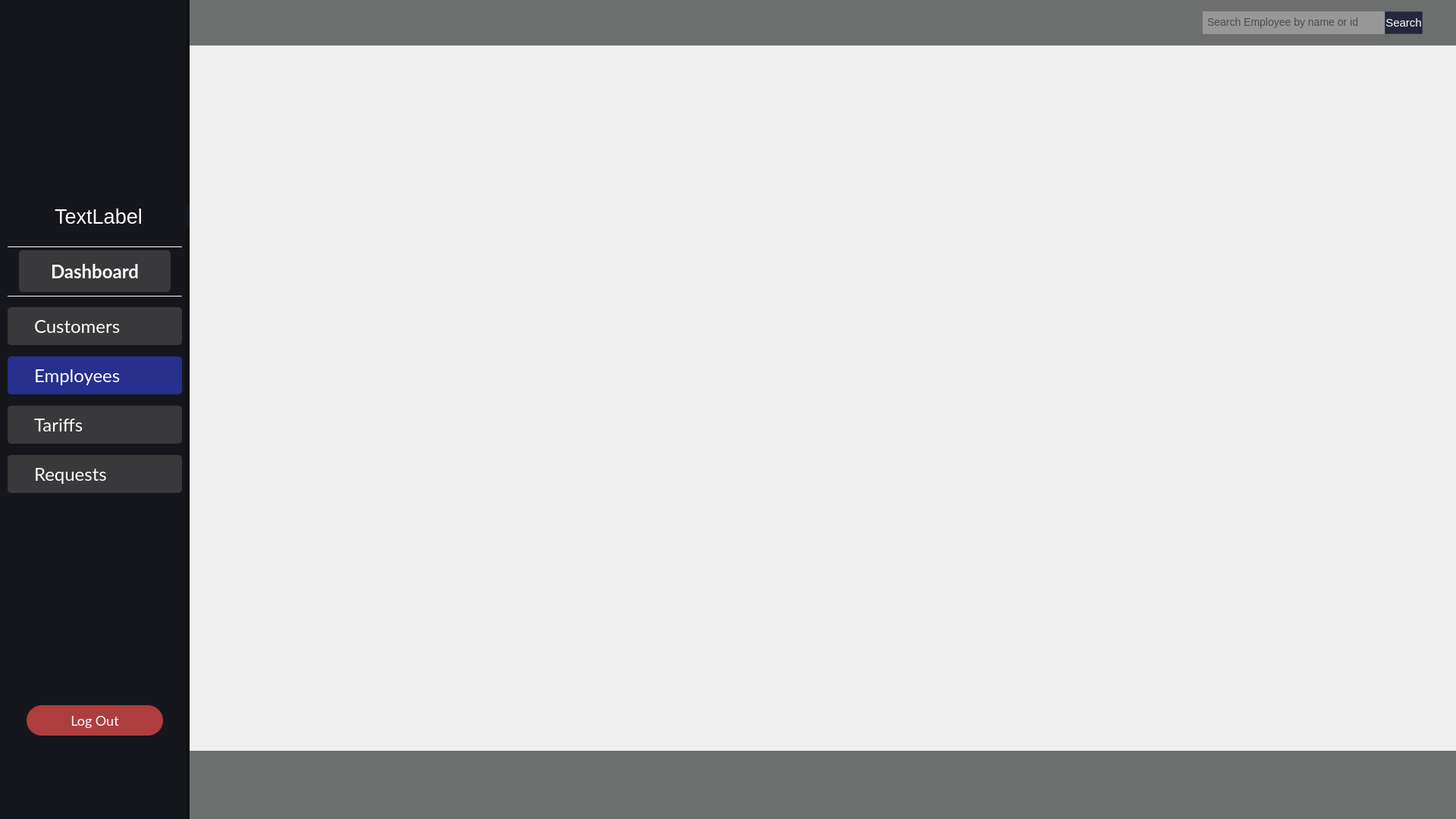
<?xml version="1.0" encoding="UTF-8"?>
<ui version="4.0">
 <class>EmployeesPage</class>
 <widget class="QWidget" name="EmployeesPage">
  <property name="geometry">
   <rect>
    <x>0</x>
    <y>0</y>
    <width>1920</width>
    <height>1080</height>
   </rect>
  </property>
  <property name="windowTitle">
   <string>Form</string>
  </property>
  <property name="styleSheet">
   <string notr="true"/>
  </property>
  <widget class="Line" name="line_2">
   <property name="geometry">
    <rect>
     <x>10</x>
     <y>325</y>
     <width>230</width>
     <height>1</height>
    </rect>
   </property>
   <property name="styleSheet">
    <string notr="true">background-color:white;</string>
   </property>
   <property name="orientation">
    <enum>Qt::Orientation::Horizontal</enum>
   </property>
  </widget>
  <widget class="QWidget" name="side_bar_menu" native="true">
   <property name="geometry">
    <rect>
     <x>0</x>
     <y>0</y>
     <width>250</width>
     <height>1080</height>
    </rect>
   </property>
   <property name="sizePolicy">
    <sizepolicy hsizetype="Expanding" vsizetype="Expanding">
     <horstretch>0</horstretch>
     <verstretch>0</verstretch>
    </sizepolicy>
   </property>
   <property name="styleSheet">
    <string notr="true">border-right: 5px solid rgba(0, 0, 0, 0.3);
background-color:#16171C;</string>
   </property>
   <widget class="QLabel" name="side_menu_logo_2">
    <property name="geometry">
     <rect>
      <x>55</x>
      <y>70</y>
      <width>140</width>
      <height>140</height>
     </rect>
    </property>
    <property name="styleSheet">
     <string notr="true">background: url(&quot;./img/operator.png&quot;);
border:none;</string>
    </property>
    <property name="text">
     <string/>
    </property>
    <property name="scaledContents">
     <bool>true</bool>
    </property>
   </widget>
   <widget class="QPushButton" name="dashboard_btn">
    <property name="geometry">
     <rect>
      <x>25</x>
      <y>330</y>
      <width>200</width>
      <height>55</height>
     </rect>
    </property>
    <property name="font">
     <font>
      <family>Lato</family>
      <pointsize>-1</pointsize>
      <italic>false</italic>
      <bold>true</bold>
     </font>
    </property>
    <property name="styleSheet">
     <string notr="true">QPushButton {
    font-family: Lato;
    border-radius: 5px;
	border:none;
    background-color:rgba(80, 80, 80, 0.6);
    font-size: 24px;
    color: white;
    text-align: center;
}

QPushButton:hover {
    background-color: rgba(87, 91, 129, 1);
}
</string>
    </property>
    <property name="text">
     <string>Dashboard</string>
    </property>
    <property name="icon">
     <iconset>
      <normaloff>build/Desktop_Qt_6_8_2_MinGW_64_bit-Debug/img/dashboards.png</normaloff>build/Desktop_Qt_6_8_2_MinGW_64_bit-Debug/img/dashboards.png</iconset>
    </property>
    <property name="iconSize">
     <size>
      <width>30</width>
      <height>30</height>
     </size>
    </property>
    <property name="autoExclusive">
     <bool>false</bool>
    </property>
    <property name="flat">
     <bool>false</bool>
    </property>
   </widget>
   <widget class="QPushButton" name="customers_btn">
    <property name="geometry">
     <rect>
      <x>10</x>
      <y>405</y>
      <width>230</width>
      <height>50</height>
     </rect>
    </property>
    <property name="styleSheet">
     <string notr="true">QPushButton {
    font-family: Lato;
	padding-left:35px;
    border-radius: 5px;
	border:none;
    background-color:rgba(80, 80, 80, 0.6);
    font-size: 24px;
    color: white;
    text-align: left;
}

QPushButton:hover {
    background-color: rgba(87, 91, 129, 1);
}
</string>
    </property>
    <property name="text">
     <string>Customers</string>
    </property>
    <property name="icon">
     <iconset>
      <normaloff>build/Desktop_Qt_6_8_2_MinGW_64_bit-Debug/img/customers.png</normaloff>build/Desktop_Qt_6_8_2_MinGW_64_bit-Debug/img/customers.png</iconset>
    </property>
    <property name="iconSize">
     <size>
      <width>30</width>
      <height>30</height>
     </size>
    </property>
   </widget>
   <widget class="QPushButton" name="employees_btn">
    <property name="geometry">
     <rect>
      <x>10</x>
      <y>470</y>
      <width>230</width>
      <height>50</height>
     </rect>
    </property>
    <property name="styleSheet">
     <string notr="true">QPushButton {
    font-family: Lato;
	padding-left:35px;
    border-radius: 5px;
	border:none;
    background-color: rgba(39, 48, 141, 1);
    font-size: 24px;
    color: white;
    text-align: left;
}

QPushButton:hover {
    background-color: rgba(87, 91, 129, 1);
}
</string>
    </property>
    <property name="text">
     <string>Employees</string>
    </property>
    <property name="icon">
     <iconset>
      <normaloff>build/Desktop_Qt_6_8_2_MinGW_64_bit-Debug/img/employee.png</normaloff>build/Desktop_Qt_6_8_2_MinGW_64_bit-Debug/img/employee.png</iconset>
    </property>
    <property name="iconSize">
     <size>
      <width>30</width>
      <height>30</height>
     </size>
    </property>
   </widget>
   <widget class="Line" name="line">
    <property name="geometry">
     <rect>
      <x>10</x>
      <y>390</y>
      <width>230</width>
      <height>1</height>
     </rect>
    </property>
    <property name="styleSheet">
     <string notr="true">background-color:white;</string>
    </property>
    <property name="orientation">
     <enum>Qt::Orientation::Horizontal</enum>
    </property>
   </widget>
   <widget class="QPushButton" name="tariffs_btn">
    <property name="geometry">
     <rect>
      <x>10</x>
      <y>535</y>
      <width>230</width>
      <height>50</height>
     </rect>
    </property>
    <property name="styleSheet">
     <string notr="true">QPushButton {
    font-family: Lato;
	padding-left:35px;
    border-radius: 5px;
	border:none;
    background-color:rgba(80, 80, 80, 0.6);
    font-size: 24px;
    color: white;
    text-align: left;
}

QPushButton:hover {
    background-color: rgba(87, 91, 129, 1);
}
</string>
    </property>
    <property name="text">
     <string>Tariffs</string>
    </property>
    <property name="icon">
     <iconset>
      <normaloff>build/Desktop_Qt_6_8_2_MinGW_64_bit-Debug/img/tariffs.png</normaloff>build/Desktop_Qt_6_8_2_MinGW_64_bit-Debug/img/tariffs.png</iconset>
    </property>
    <property name="iconSize">
     <size>
      <width>30</width>
      <height>30</height>
     </size>
    </property>
   </widget>
   <widget class="QPushButton" name="requests_btn">
    <property name="geometry">
     <rect>
      <x>10</x>
      <y>600</y>
      <width>230</width>
      <height>50</height>
     </rect>
    </property>
    <property name="styleSheet">
     <string notr="true">QPushButton {
    font-family: Lato;
	padding-left:35px;
    border-radius: 5px;
	border:none;
    background-color:rgba(80, 80, 80, 0.6);
    font-size: 24px;
    color: white;
    text-align: left;
}

QPushButton:hover {
    background-color: rgba(87, 91, 129, 1);
}
</string>
    </property>
    <property name="text">
     <string>Requests</string>
    </property>
    <property name="icon">
     <iconset>
      <normaloff>build/Desktop_Qt_6_8_2_MinGW_64_bit-Debug/img/requests.png</normaloff>build/Desktop_Qt_6_8_2_MinGW_64_bit-Debug/img/requests.png</iconset>
    </property>
    <property name="iconSize">
     <size>
      <width>30</width>
      <height>30</height>
     </size>
    </property>
   </widget>
   <widget class="QPushButton" name="log_out_btn">
    <property name="geometry">
     <rect>
      <x>35</x>
      <y>930</y>
      <width>180</width>
      <height>40</height>
     </rect>
    </property>
    <property name="styleSheet">
     <string notr="true">QPushButton {
    font-family: Lato;
	padding-left:0px;
    border-radius: 20px;
	border:none;
    background-color:rgba(174, 62, 62, 1);
    font-size: 18px;
    color: white;
    text-align: center;
}

QPushButton:hover {
    background-color: rgba(87, 91, 129, 1);
}
</string>
    </property>
    <property name="text">
     <string>Log Out</string>
    </property>
    <property name="iconSize">
     <size>
      <width>30</width>
      <height>30</height>
     </size>
    </property>
   </widget>
   <widget class="QLabel" name="name_label">
    <property name="geometry">
     <rect>
      <x>0</x>
      <y>270</y>
      <width>250</width>
      <height>30</height>
     </rect>
    </property>
    <property name="font">
     <font>
      <pointsize>20</pointsize>
     </font>
    </property>
    <property name="styleSheet">
     <string notr="true">border:none;
color:white;
padding-left:10px;
text-align:center;</string>
    </property>
    <property name="text">
     <string>TextLabel</string>
    </property>
    <property name="alignment">
     <set>Qt::AlignmentFlag::AlignCenter</set>
    </property>
   </widget>
   <widget class="QLabel" name="side_menu_logo_3">
    <property name="geometry">
     <rect>
      <x>20</x>
      <y>210</y>
      <width>200</width>
      <height>55</height>
     </rect>
    </property>
    <property name="styleSheet">
     <string notr="true">border:none;</string>
    </property>
    <property name="text">
     <string/>
    </property>
    <property name="pixmap">
     <pixmap>img/company_name.svg</pixmap>
    </property>
    <property name="scaledContents">
     <bool>true</bool>
    </property>
   </widget>
   <zorder>dashboard_btn</zorder>
   <zorder>customers_btn</zorder>
   <zorder>employees_btn</zorder>
   <zorder>side_menu_logo_2</zorder>
   <zorder>line</zorder>
   <zorder>tariffs_btn</zorder>
   <zorder>requests_btn</zorder>
   <zorder>log_out_btn</zorder>
   <zorder>name_label</zorder>
   <zorder>side_menu_logo_3</zorder>
  </widget>
  <widget class="QWidget" name="widget" native="true">
   <property name="geometry">
    <rect>
     <x>250</x>
     <y>0</y>
     <width>1671</width>
     <height>60</height>
    </rect>
   </property>
   <property name="styleSheet">
    <string notr="true">background-color:rgba(22, 23, 23, 0.6);</string>
   </property>
   <widget class="QLineEdit" name="lineEdit">
    <property name="geometry">
     <rect>
      <x>1336</x>
      <y>15</y>
      <width>240</width>
      <height>30</height>
     </rect>
    </property>
    <property name="styleSheet">
     <string notr="true">font-size:14px;
color:black;
text-align:left;
padding-left:4px;
padding-bottom:2px;
border:none;
background-color:rgb(151, 151, 151);</string>
    </property>
    <property name="placeholderText">
     <string>Search Employee by name or id</string>
    </property>
   </widget>
   <widget class="QPushButton" name="pushButton">
    <property name="geometry">
     <rect>
      <x>1576</x>
      <y>15</y>
      <width>50</width>
      <height>30</height>
     </rect>
    </property>
    <property name="font">
     <font>
      <family>Segoe UI</family>
      <pointsize>11</pointsize>
      <bold>false</bold>
     </font>
    </property>
    <property name="styleSheet">
     <string notr="true">QPushButton {
	color:white;
	background-color:rgba(37, 39, 58, 1);
	border: 1px  solid rgba(255, 255, 255, 0.1);
}

QPushButton:hover {
	color:black;
	background-color:rgba(82, 84, 105, 1);
}</string>
    </property>
    <property name="text">
     <string>Search</string>
    </property>
   </widget>
  </widget>
  <widget class="QWidget" name="gridLayoutWidget">
   <property name="geometry">
    <rect>
     <x>250</x>
     <y>0</y>
     <width>1671</width>
     <height>1031</height>
    </rect>
   </property>
   <layout class="QGridLayout" name="gridLayout"/>
  </widget>
  <widget class="QFrame" name="frame">
   <property name="geometry">
    <rect>
     <x>250</x>
     <y>990</y>
     <width>1671</width>
     <height>91</height>
    </rect>
   </property>
   <property name="styleSheet">
    <string notr="true">border:none;
background-color:rgba(22, 23, 23, 0.6);</string>
   </property>
   <property name="frameShape">
    <enum>QFrame::Shape::StyledPanel</enum>
   </property>
   <property name="frameShadow">
    <enum>QFrame::Shadow::Raised</enum>
   </property>
  </widget>
  <zorder>side_bar_menu</zorder>
  <zorder>line_2</zorder>
  <zorder>gridLayoutWidget</zorder>
  <zorder>widget</zorder>
  <zorder>frame</zorder>
 </widget>
 <resources/>
 <connections/>
</ui>
